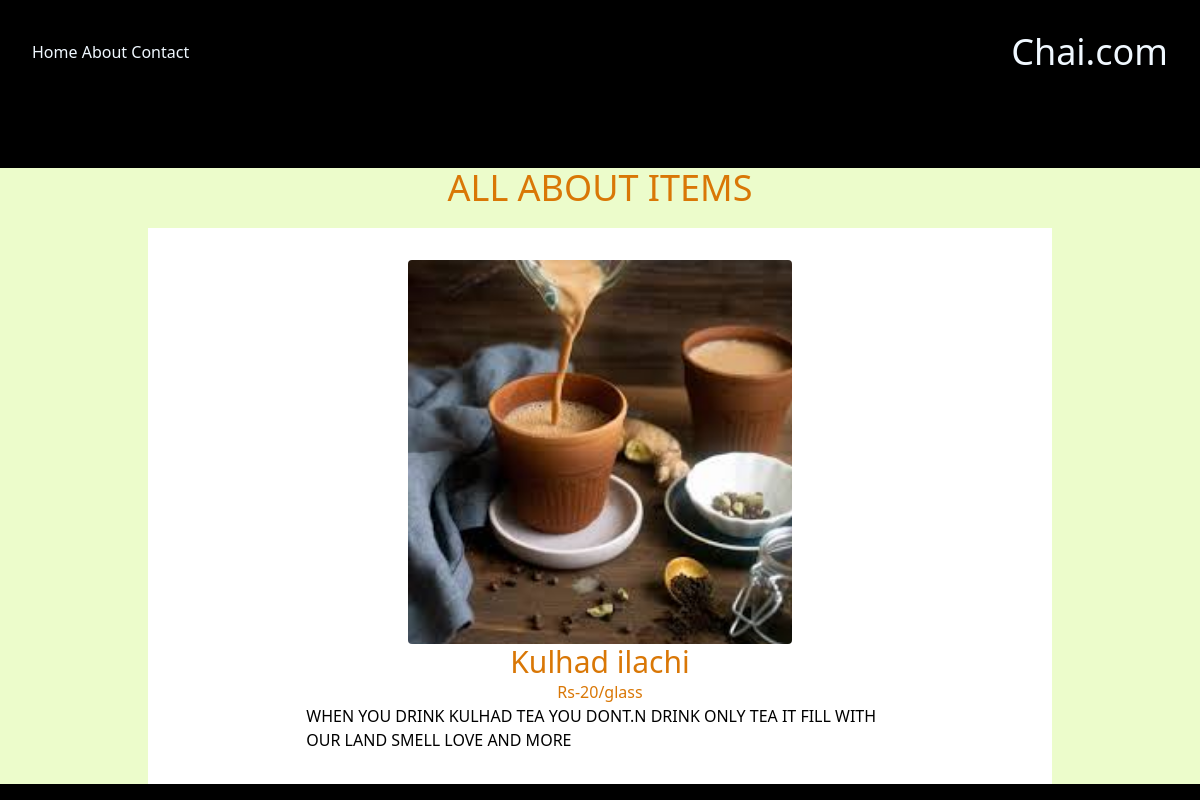
The page /chai/4/ on the database its author committed.
### chai/models.py (models this page shows, shortened)
class ChaiVariety(models.Model):
    CHAI_TYPE_CHOICE = [
        ('ML', 'MASALA'),
        ('GR', 'GINGER'),
        ('KL', 'KIWI'),
        ('PL', 'PLAIN'),
        ('EL', 'ELAICH'),
        ('IC', 'ICE'),
    ]
    name = models.CharField(max_length=20)
    image = models.ImageField(upload_to='chais/')
    date_added = models.DateTimeField(default=timezone.now)
    type = models.CharField(max_length=2, choices=CHAI_TYPE_CHOICE)
    description = models.TextField(default='')
    price = models.IntegerField(default=0)

### chai/views.py (the view)
# urls.py: path('<int:chai_id>/', views.chai_detail, name='chai_detail'),
def chai_detail(request, chai_id):
    chai = get_object_or_404(ChaiVariety, pk=chai_id)
    return render(request, 'chai/chai_detail.html', {'chai':chai})

### chai/templates/chai/chai_detail.html (shortened to what this page needs)
{% extends "layout.html" %}
{%   block content %}
<div class="flex flex-col items-center mt-16 bg-lime-100 h-[85vh]  ">
    <h1 class="text-4xl text-amber-600 mb-5" >ALL ABOUT ITEMS</h1>
 <div class="flex items-center flex-col bg-white p-8">
    <img class="h-96 w-96 rounded" src="{{chai.image.url}}" alt="">
<h3 class=" text-amber-600 text-3xl text-left">{{chai.name}} </h3>
<h2 class="pl-0 text-amber-600 text-left">Rs-{{chai.price}}/glass </h2>
<P class="text-black w-[70%] ">{{chai.description}} </P>
 </div>
</div>
{% endblock %}

### static/style.css (style rules this page uses)
body { background-color: black; color: aliceblue; }
h1 { text-align: center; font-size: 5vw; }
h2 { color: yellow; padding-left: 2vw; }

### rows shown on the page
ChaiVariety: image (picture), name "Kulhad ilachi", price "20", description "WHEN YOU DRINK KULHAD TEA YOU DONT.N DRINK ONLY TEA IT FILL WITH OUR LAND SMELL LOVE AND MORE"
